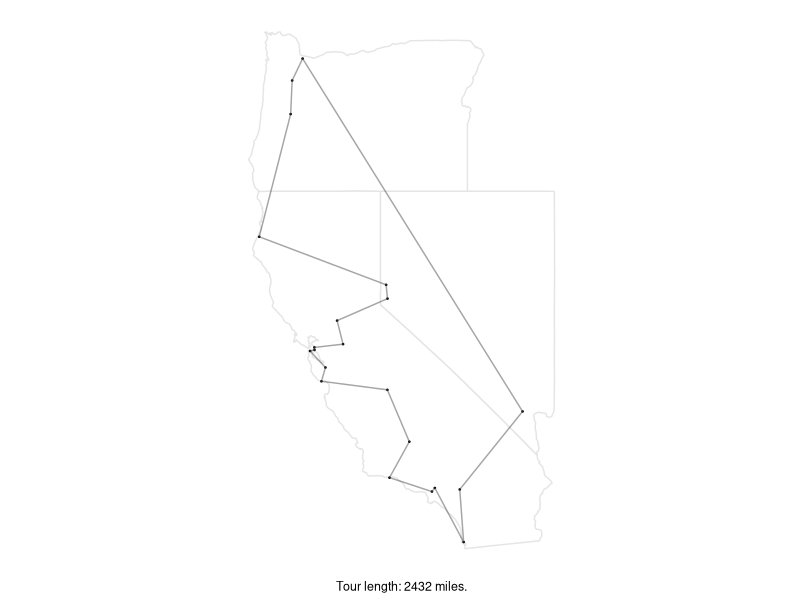
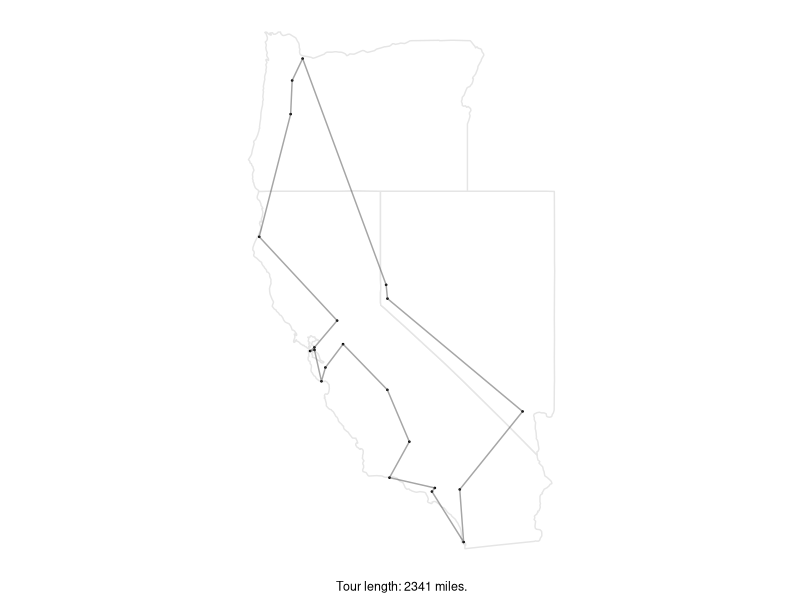

Generate these figures, in order, with R:
## A script to find a pair of paths where a typically worse algorithm does better on the particular use

require(tidyverse)
require(TSP)
require(maps)
set.seed(2)

theme_map <- function(base_size=9, base_family="") {
  require(grid)
  theme_bw(base_size=base_size, base_family=base_family) %+replace%
    theme(axis.line=element_blank(),
          axis.text=element_blank(),
          axis.ticks=element_blank(),
          axis.title=element_blank(),
          panel.background=element_blank(),
          panel.border=element_blank(),
          panel.grid=element_blank(),
          panel.spacing=unit(0, "lines"),
          plot.background=element_blank(),
          legend.justification = c(0,0),
          legend.position = c(0,0)
    )
}

theme_set(theme_map())

all_states <- map_data("state") %>% 
  group_by(region) %>% 
  tally() %>% 
  select(state = region)

all_states$code <- c("AL", "AZ", "AR", "CA", "CO", "CT", "DE", "DC", "FL", "GA",
                     "ID", "IL", "IN", "IA", "KS", "KY", "LA", "ME", "MD", "MA", 
                     "MI", "MN", "MS", "MO", "MT", "NE", "NV", "NH", "NJ", "NM", 
                     "NY", "NC", "ND", "OH", "OK", "OR", "PA", "RI", "SC", "SD", 
                     "TN", "TX", "UT", "VT", "VA", "WA", "WV", "WI", "WY")

used_states <- c(36, 4, 27)

long_states <- all_states$state[used_states]
short_states <- all_states$code[used_states]

data("USCA312")
data("USCA312_GPS")

cities <- as_tibble(as.matrix(USCA312))

city_numbers <- tibble(
  id = 1:312,
  thecities = colnames(cities)
) %>% 
  mutate(used_city = case_when(str_sub(thecities, -2) %in% short_states  ~ 1,
                               TRUE ~ 0))

the_city_numbers <- filter(city_numbers, used_city == 1)$id


our_cities <- cities %>% 
  select(all_of(the_city_numbers)) %>% 
  slice(the_city_numbers)

our_gps <- USCA312_GPS %>% 
  slice(the_city_numbers) %>% 
  rowid_to_column()

city_matrix <- as.matrix(our_cities)

rownames(city_matrix) <- filter(city_numbers, used_city == 1)$thecities

length_tib <- tibble(st = 1:length(the_city_numbers)) 

length_tib <- length_tib %>% 
  rowwise() %>% 
  mutate(farth = tour_length(solve_TSP(as.TSP(city_matrix), method="farthest_insertion", start = st))) %>% 
  mutate(near = tour_length(solve_TSP(as.TSP(city_matrix), method="nearest_insertion", start = st))) %>% 
  ungroup() %>% 
  mutate(diff = near - farth) %>% 
  arrange(diff)

best_diff <- min(length_tib$near) - max(length_tib$farth)

near_tour <- solve_TSP(as.TSP(city_matrix), method="nearest_insertion", start = 7)
far_tour <- solve_TSP(as.TSP(city_matrix), method="farthest_insertion", start = 19)

tour_line <- far_tour

# Turn tour to map path
paths <- tribble(
  ~step, ~property, ~rowid, ~long, ~lat
)

for (i in 1:nrow(our_gps)){
  x <- tour_line[i]
  first_city <- our_gps %>% slice(x)
  next_city <- our_gps %>% slice(x %% 31)
  paths <- paths %>%
    add_row(step = i, property = "from", rowid = first_city$rowid[1], long = first_city$long[1], lat = first_city$lat[1])# %>%
  #    add_row(step = i, property = "to", rowid = next_city$rowid[1], long = next_city$long[1], lat = next_city$lat[1])
}

x <- tour_line[1]

paths <- paths %>% add_row(step = 24, property = "from", rowid = our_gps$rowid[x], long = our_gps$long[x], lat = our_gps$lat[x])


state_map_data <- map_data("state") %>%
  #  filter(subregion != "north" | is.na(subregion)) %>%
  filter(region %in% long_states)

tour_map <- ggplot(state_map_data, aes(long, lat, group = group)) +
  geom_polygon(fill = "white", colour = "grey90") +
  geom_point(data = our_gps %>% select(long, lat), aes(x = long, y = lat), size = 0.25, inherit.aes = FALSE) +
  geom_path(data = paths %>% select(long, lat), aes(x = long, y = lat), inherit.aes = FALSE, colour = "grey30", alpha = 0.5 ) +
  coord_quickmap() +
  labs(x = paste0("Tour length: ", tour_length(tour_line), " miles.")) +
  theme(axis.title.x = element_text())
#tour_length(tour_line)
tour_map

tour_line <- near_tour

# Turn tour to map path
paths <- tribble(
  ~step, ~property, ~rowid, ~long, ~lat
)

for (i in 1:nrow(our_gps)){
  x <- tour_line[i]
  first_city <- our_gps %>% slice(x)
  next_city <- our_gps %>% slice(x %% 31)
  paths <- paths %>%
    add_row(step = i, property = "from", rowid = first_city$rowid[1], long = first_city$long[1], lat = first_city$lat[1])# %>%
  #    add_row(step = i, property = "to", rowid = next_city$rowid[1], long = next_city$long[1], lat = next_city$lat[1])
}

x <- tour_line[1]

paths <- paths %>% add_row(step = 24, property = "from", rowid = our_gps$rowid[x], long = our_gps$long[x], lat = our_gps$lat[x])


state_map_data <- map_data("state") %>%
  #  filter(subregion != "north" | is.na(subregion)) %>%
  filter(region %in% long_states)

tour_map <- ggplot(state_map_data, aes(long, lat, group = group)) +
  geom_polygon(fill = "white", colour = "grey90") +
  geom_point(data = our_gps %>% select(long, lat), aes(x = long, y = lat), size = 0.25, inherit.aes = FALSE) +
  geom_path(data = paths %>% select(long, lat), aes(x = long, y = lat), inherit.aes = FALSE, colour = "grey30", alpha = 0.5 ) +
  coord_quickmap() +
  labs(x = paste0("Tour length: ", tour_length(tour_line), " miles.")) +
  theme(axis.title.x = element_text())
#tour_length(tour_line)
tour_map

# Just do California and Nevada and Oregon
# Nearst starts in Las Vegas, NV
# Farthest starts in Reno, NV
# Learn how to do side by side pictures for this
# Have the players in the story pick these at random
# Reno, NV is a bad start location, kind of obviously so, but maybe player doesn't know that.
